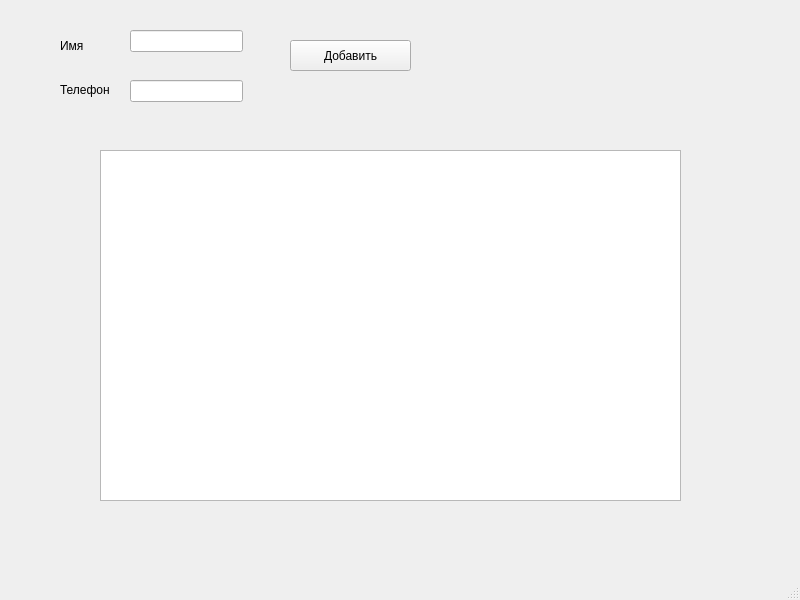
<?xml version="1.0" encoding="UTF-8"?>
<ui version="4.0">
 <class>MainWindow</class>
 <widget class="QMainWindow" name="MainWindow">
  <property name="geometry">
   <rect>
    <x>0</x>
    <y>0</y>
    <width>800</width>
    <height>600</height>
   </rect>
  </property>
  <property name="windowTitle">
   <string>MainWindow</string>
  </property>
  <widget class="QWidget" name="centralwidget">
   <widget class="QLabel" name="label">
    <property name="geometry">
     <rect>
      <x>60</x>
      <y>30</y>
      <width>101</width>
      <height>31</height>
     </rect>
    </property>
    <property name="text">
     <string>Имя</string>
    </property>
   </widget>
   <widget class="QLabel" name="label_2">
    <property name="geometry">
     <rect>
      <x>60</x>
      <y>80</y>
      <width>81</width>
      <height>20</height>
     </rect>
    </property>
    <property name="text">
     <string>Телефон</string>
    </property>
   </widget>
   <widget class="QLineEdit" name="name_input">
    <property name="geometry">
     <rect>
      <x>130</x>
      <y>30</y>
      <width>113</width>
      <height>22</height>
     </rect>
    </property>
   </widget>
   <widget class="QLineEdit" name="phone_input">
    <property name="geometry">
     <rect>
      <x>130</x>
      <y>80</y>
      <width>113</width>
      <height>22</height>
     </rect>
    </property>
   </widget>
   <widget class="QPushButton" name="button_add">
    <property name="geometry">
     <rect>
      <x>290</x>
      <y>40</y>
      <width>121</width>
      <height>31</height>
     </rect>
    </property>
    <property name="text">
     <string>Добавить</string>
    </property>
   </widget>
   <widget class="QTextEdit" name="listwidget">
    <property name="geometry">
     <rect>
      <x>100</x>
      <y>150</y>
      <width>581</width>
      <height>351</height>
     </rect>
    </property>
   </widget>
  </widget>
  <widget class="QMenuBar" name="menubar">
   <property name="geometry">
    <rect>
     <x>0</x>
     <y>0</y>
     <width>800</width>
     <height>26</height>
    </rect>
   </property>
  </widget>
  <widget class="QStatusBar" name="statusbar"/>
 </widget>
 <resources/>
 <connections/>
</ui>
